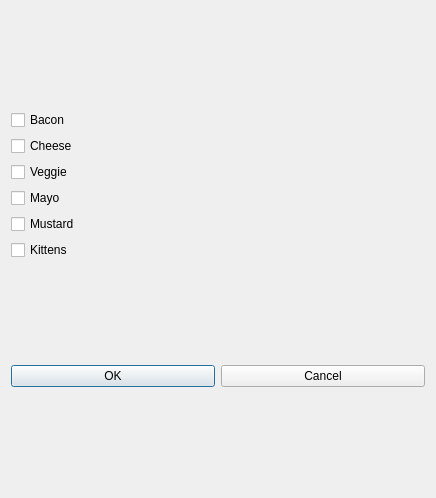
<?xml version="1.0" encoding="UTF-8"?>
<ui version="4.0">
 <class>Dialog</class>
 <widget class="QDialog" name="Dialog">
  <property name="geometry">
   <rect>
    <x>0</x>
    <y>0</y>
    <width>436</width>
    <height>498</height>
   </rect>
  </property>
  <property name="windowTitle">
   <string>Dialog</string>
  </property>
  <layout class="QVBoxLayout" name="verticalLayout_2">
   <item>
    <layout class="QVBoxLayout" name="verticalLayout">
     <item>
      <widget class="QCheckBox" name="checkBox">
       <property name="text">
        <string>Bacon</string>
       </property>
      </widget>
     </item>
     <item>
      <widget class="QCheckBox" name="checkBox_2">
       <property name="text">
        <string>Cheese</string>
       </property>
      </widget>
     </item>
     <item>
      <widget class="QCheckBox" name="checkBox_3">
       <property name="text">
        <string>Veggie</string>
       </property>
      </widget>
     </item>
     <item>
      <widget class="QCheckBox" name="checkBox_4">
       <property name="text">
        <string>Mayo</string>
       </property>
      </widget>
     </item>
     <item>
      <widget class="QCheckBox" name="checkBox_5">
       <property name="text">
        <string>Mustard</string>
       </property>
      </widget>
     </item>
     <item>
      <widget class="QCheckBox" name="checkBox_6">
       <property name="text">
        <string>Kittens</string>
       </property>
      </widget>
     </item>
    </layout>
   </item>
   <item>
    <layout class="QHBoxLayout" name="horizontalLayout">
     <item>
      <widget class="QPushButton" name="btnOk">
       <property name="text">
        <string>OK</string>
       </property>
      </widget>
     </item>
     <item>
      <widget class="QPushButton" name="btnCancel">
       <property name="text">
        <string>Cancel</string>
       </property>
      </widget>
     </item>
    </layout>
   </item>
  </layout>
 </widget>
 <resources/>
 <connections>
  <connection>
   <sender>btnCancel</sender>
   <signal>clicked()</signal>
   <receiver>Dialog</receiver>
   <slot>reject()</slot>
   <hints>
    <hint type="sourcelabel">
     <x>263</x>
     <y>364</y>
    </hint>
    <hint type="destinationlabel">
     <x>328</x>
     <y>316</y>
    </hint>
   </hints>
  </connection>
 </connections>
</ui>
